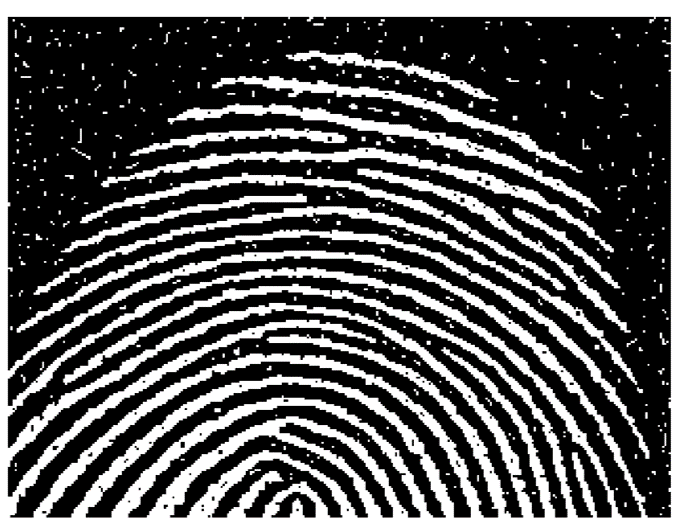
#> input picture Image/erosion.jpg, 679 x 528 px
$ python '5(a).py'
#> lines starting #> are read from the running program, lines starting #| are printed output that depends on the picture; after the words box and inside, x2 and y2 are one past the last pixel; in counts of white or black regions, pixels touching at a corner belong together
import cv2
import cv2 as cv
import numpy as np
import matplotlib.pyplot as plt

image=cv.imread('Image/erosion.jpg',0)
#> image: shape (528, 679); min 0, max 255, mean 86.1
image=cv.resize(image,(512,512))
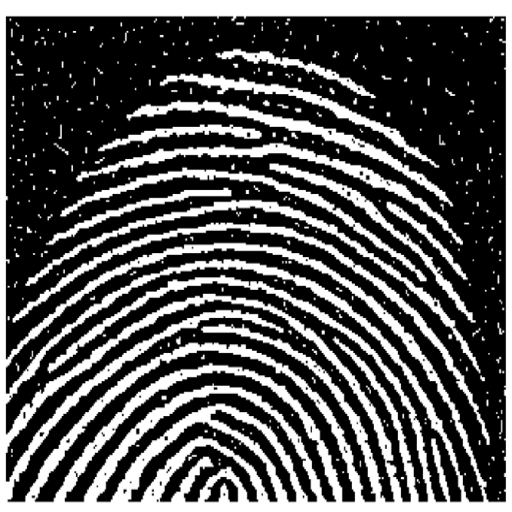
#> image: shape (512, 512); min 0, max 255, mean 86
row,column=image.shape
#> row = 512; column = 512
_,binary_image=cv.threshold(image,128,255,cv2.THRESH_BINARY)
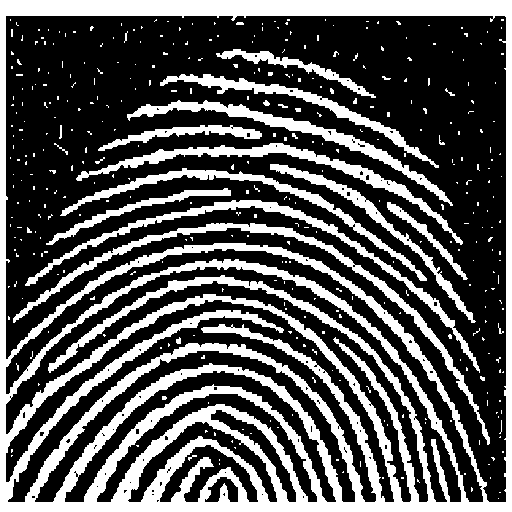
#> binary_image: shape (512, 512); 33.6% white; 385 white regions (358 under 20 px), largest, box (x1, y1, x2, y2) and area: (0, 0, 512, 512) 60409, (13, 223, 490, 445) 3909, (25, 200, 480, 373) 3460

erosion_img=np.copy(image)
dilation_img=np.copy(image)

structuring_element=np.ones([3,3])

for i in range(1, row - 1):
    for j in range(1, column - 1):
        erosion_img[i][j] = np.min(image[i - 1:i + 2, j - 1:j + 2] * structuring_element)
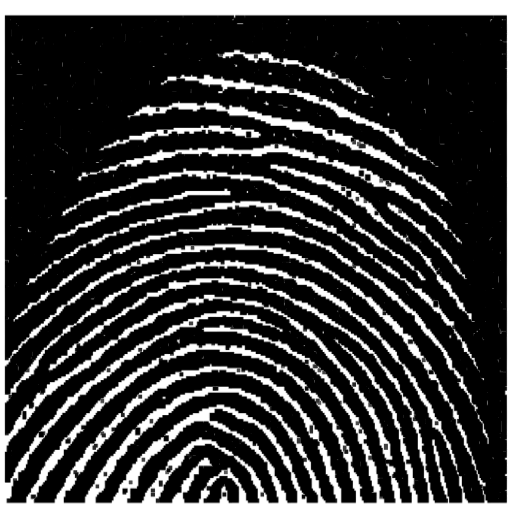
#> erosion_img: shape (512, 512); min 0, max 255, mean 58

for i in range (1,row-1):
    for j in range (1,column-1):
        dilation_img[i][j]=np.max(image[i-1:i+2,j-1:j+2]*structuring_element)
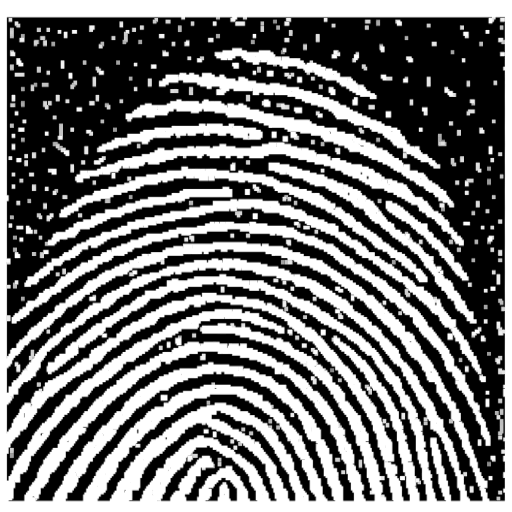
#> dilation_img: shape (512, 512); min 0, max 255, mean 116.4
plt.subplot(1,3,1)
plt.imshow(binary_image,cmap='gray')
plt.title('Original Image')

plt.subplot(1,3,2)
plt.imshow(erosion_img,cmap='gray')
plt.title('Erosion Image')

plt.subplot(1,3,3)
plt.imshow(dilation_img,cmap='gray')
plt.title('Dilation Image')

plt.show()
